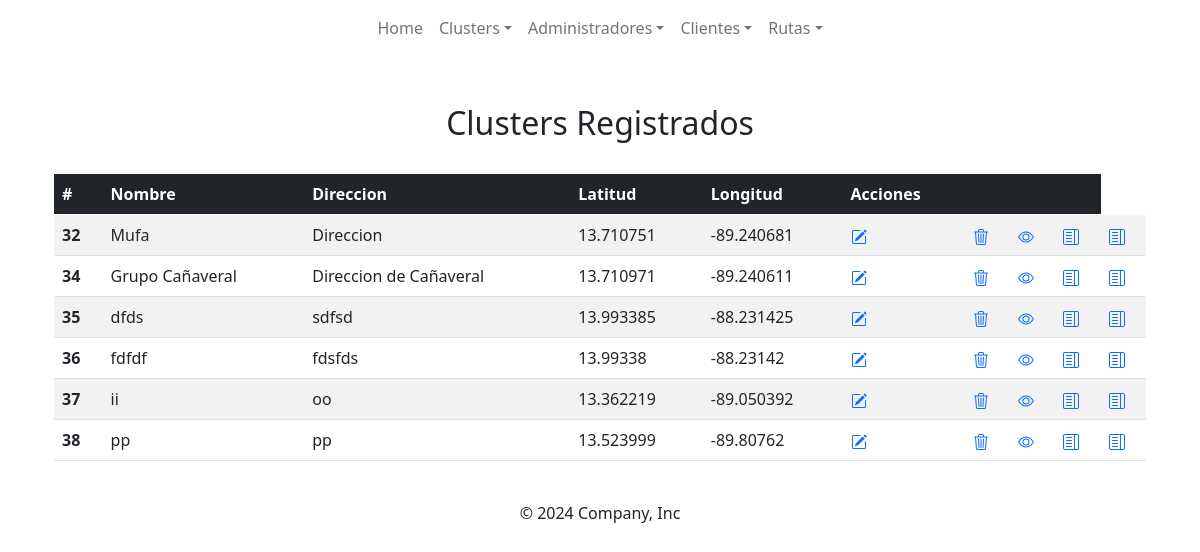
Screenshot of /map/view_clusters/ with the database file from the repository.
### map/models.py (models this page shows, shortened)
class Cluster(models.Model):
    TIPO_CHOICES = [
        ('mufa', 'Mufa'),
        ('nap', 'NAP'),
        ('cliente','Cliente'),
    ]
    BANDEJAS_CHOICES = [
        (1, 'numero de bandejas: 1'),
        (2, 'numero de bandejas: 2'),
        (3, 'numero de bandejas: 3'),
        (4, 'numero de bandejas: 4'),
        (5, 'numero de bandejas: 5'),
        (6, 'numero de bandejas: 6'),
    ]
    FUSIONES_CHOICES = [
        (6,'6 fusiones'),
        (12,'12 fusiones'),
        (24,'24 fusiones'),
        (48,'48 fusiones'),
    ]
    name = models.CharField(max_length = 250, verbose_name = 'Nombre del Cluster')
    addres = models.CharField(max_length = 250, verbose_name = 'Direccion del Cluster')
    lat = models.FloatField(verbose_name = 'Latitud')
    Ing = models.FloatField(verbose_name = 'Longitud')
    c_cluster = models.CharField(max_length = 10, verbose_name = 'Codigo del Cluster', null=False, blank=False)
    tipo = models.CharField(
        max_length = 20,
        choices = TIPO_CHOICES,
        default = 'horizontal',
        verbose_name = 'Tipo'
    )
    n_bandejas = models.IntegerField(
        choices = BANDEJAS_CHOICES,
        default = 1,
        verbose_name = 'Numero de Bandejas'
    )
    n_fusiones = models.IntegerField(
        choices = FUSIONES_CHOICES,
        default = 1,
        verbose_name = 'Numero de Fusiones'
    )
    class Meta:
        verbose_name = 'Cluster'
        verbose_name_plural = 'Clusters'
        ordering = ['id']

### map/views.py (the view)
# urls.py: path('view_clusters/', view_clusters, name='view_clusters'),
def view_clusters(request):
    location = Cluster.objects.all()
    context = {'locations' : location}
    return render(request, 'view_clusters.html',context)

### templates/view_clusters.html (shortened to what this page needs)
{% extends "template.html" %}
{% block  content %}
    <div class="container mt-5">
        <h2 class="text-center">Clusters Registrados</h2>
        <br>
        <table class="table table-striped">
            <thead class="table-dark">
                <tr>
                    <th scope="col">#</th>
                    <th scope="col">Nombre</th>
                    <th scope="col">Direccion</th>
                    <th scope="col">Latitud</th>
                    <th scope="col">Longitud</th>
                    <th scope="col">Acciones</th>
                    <th scope="col"></th>
                    <th scope="col"></th>
                    <th scope="col"></th>
                </tr>
            </thead>
            <tbody>
                {% for location in locations %}
                    <tr>
                        <th scope="row">{{ location.id}}</th>
                        <td>{{ location.name }}</td>
                        <td>{{location.addres}}</td>
                        <td>{{ location.lat }}</td>
                        <td>{{ location.Ing }}</td>
                        <td title="Editar">
                            <a href="edit_cluster/{{location.id}}">
                            </a>
                        </td>
                        <td title="Borrar">
                            <a href = "delete_cluster/{{location.id}}">
                            </a>
                        </td>
                        <td title="Ver">
                            <a href="view_cluster/{{location.id}}">
</a>
                        </td>
                        <td title="Administrar bandejas">
                            <a href="gestionar_bandejas/{{location.id}}">
                            </a>
                        </td>
                        <td title="Administrar bandejas">
                            <a href="editar_fusiones/{{location.id}}">
                            </a>
                        </td>
                    </tr>
                {% endfor %}
            </tbody>
        </table>
    </div>
{% endblock  %}

### rows the page displays
Cluster: id "32", name "Mufa", addres "Direccion", lat "13.710751", Ing "-89.240681"
Cluster: id "34", name "Grupo Cañaveral", addres "Direccion de Cañaveral", lat "13.710971", Ing "-89.240611"
Cluster: id "35", name "dfds", addres "sdfsd", lat "13.993385", Ing "-88.231425"
Cluster: id "36", name "fdfdf", addres "fdsfds", lat "13.99338", Ing "-88.23142"
Cluster: id "37", name "ii", addres "oo", lat "13.362219", Ing "-89.050392"
Cluster: id "38", name "pp", addres "pp", lat "13.523999", Ing "-89.80762"
